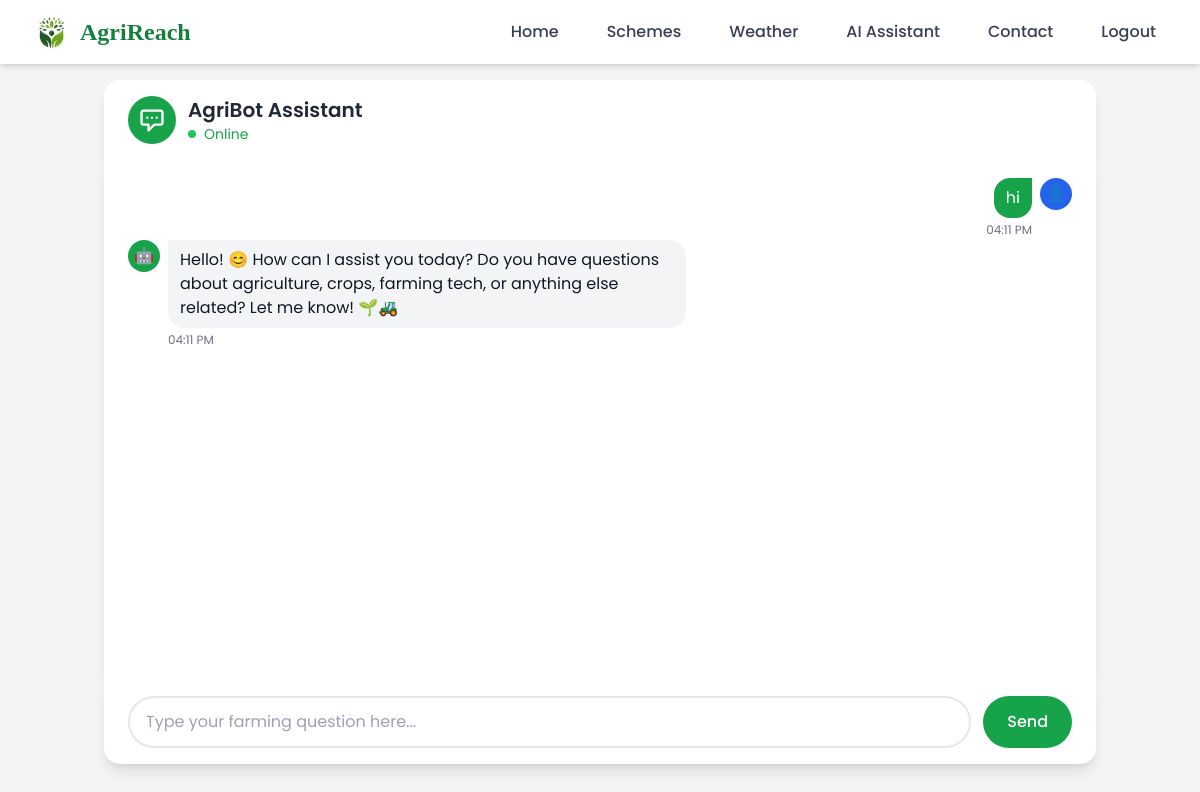
The page /chatbot (signed in) on the database as committed earlier.
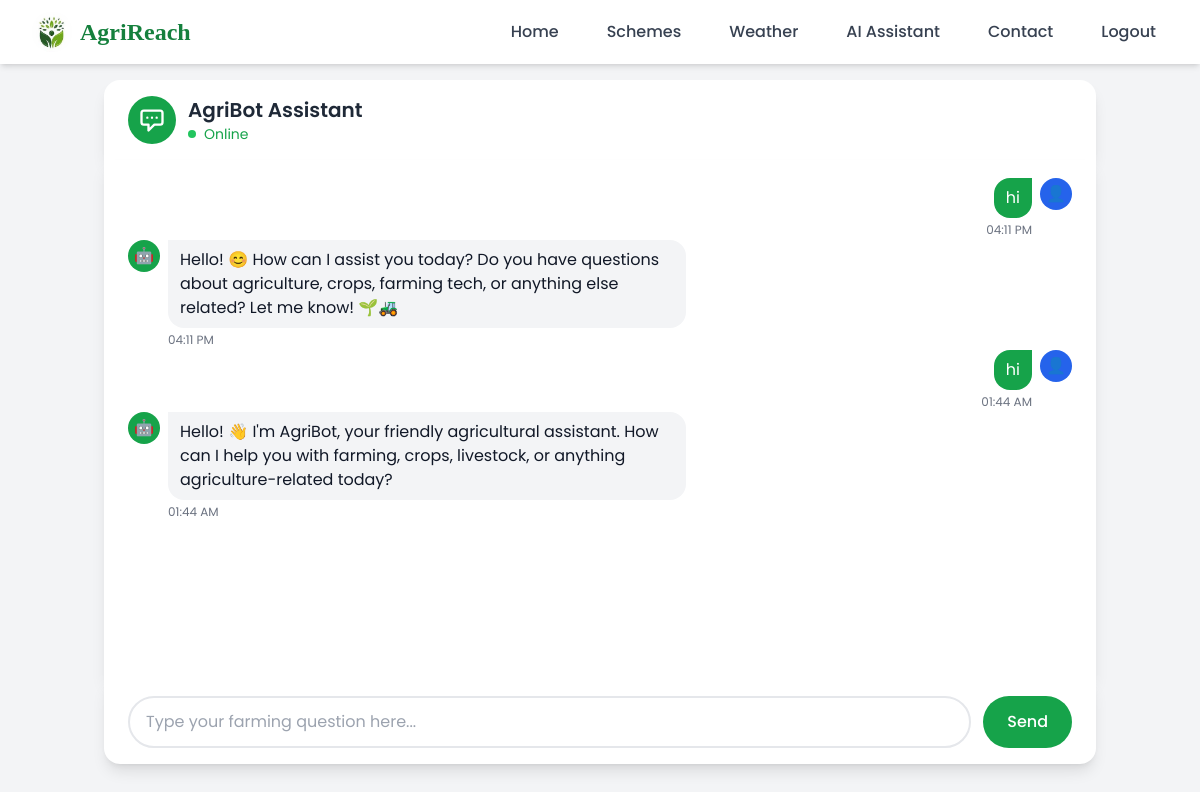
The same page on the database as committed later.
### models.py (models this page shows)
class ChatMemory(db.Model):
    __tablename__ = "chat_memory"
    id = db.Column(db.Integer, primary_key=True)
    user_id = db.Column(db.String(50))
    role = db.Column(db.String(10))  # 'user' or 'assistant'
    message = db.Column(db.Text)
    timestamp = db.Column(db.DateTime, default=datetime.utcnow)

### routes/chatbot_routes.py (the view)
@chatbot.route("/chatbot")
def chatbot_page():
    user_id = session.get("user_id", "guest")
    history = ChatMemory.query.filter_by(user_id=user_id)\
             .order_by(ChatMemory.timestamp.asc()).all()
    return render_template("chatbot.html", history=history)

### templates/chatbot.html (shortened to what this page needs)
<!DOCTYPE html>
<html lang="en">
<head>
  <script src="https://cdn.tailwindcss.com"></script>
</head>
<body class="bg-gray-100">
{% include 'navbar.html' %}
  <div class="flex-1 flex flex-col max-w-5xl mx-auto w-full p-4">
    <div class="bg-white rounded-t-2xl shadow-lg px-6 py-4 flex items-center justify-between">
      <div class="flex items-center space-x-3">
        <div class="w-12 h-12 bg-green-600 rounded-full flex items-center justify-center">
          <svg class="w-7 h-7 text-white" fill="none" stroke="currentColor" viewBox="0 0 24 24">
            <path stroke-linecap="round" stroke-linejoin="round" stroke-width="2"
            d="M8 10h.01M12 10h.01M16 10h.01M9 16H5a2 2 0 01-2-2V6a2 2 0 012-2h14a2 2 0 012 2v8a2 2 0 01-2 2h-5l-5 5v-5z"></path>
          </svg>
        </div>
        <div>
          <h2 class="text-xl font-semibold text-gray-800">AgriBot Assistant</h2>
          <p class="text-sm text-green-600 flex items-center">
            <span class="w-2 h-2 bg-green-500 rounded-full mr-2 animate-pulse"></span>
            Online
          </p>
        </div>
      </div>
    </div>
    <div id="chatbox" class="flex-1 bg-white px-6 py-4 shadow-lg overflow-y-scroll"
     style="max-height: calc(100vh - 280px);">
  {% for msg in history %}
  {% if msg.role == 'user' %}
  <div class="flex items-start space-x-2 message-row flex-row-reverse space-x-reverse">
      <div class="message-avatar bg-blue-600 rounded-full flex items-center justify-center text-white">👤</div>
      <div class="flex flex-col items-end max-w-xl">
        <div class="message-bubble user-bubble">{{ msg.message }}</div>
        <span class="text-xs text-gray-500 mt-1">{{ msg.timestamp.strftime("%I:%M %p") }}</span>
      </div>
  </div>
  {% else %}
  <div class="flex items-start space-x-2 message-row">
      <div class="message-avatar bg-green-600 rounded-full flex items-center justify-center text-white">🤖</div>
      <div class="flex flex-col max-w-xl">
        <div class="message-bubble bot-bubble">{{ msg.message }}</div>
        <span class="text-xs text-gray-500 mt-1">{{ msg.timestamp.strftime("%I:%M %p") }}</span>
      </div>
  </div>
  {% endif %}
{% endfor %}
</div>
    <div class="bg-white rounded-b-2xl shadow-lg px-6 py-4">
      <div class="flex space-x-3">
        <input id="userInput" type="text"
          placeholder="Type your farming question here..."
          class="flex-1 px-4 py-3 border-2 border-gray-200 rounded-full focus:outline-none focus:border-green-500"
          onkeydown="if(event.key==='Enter') sendMessage()" />
        <button onclick="sendMessage()" class="bg-green-600 hover:bg-green-700 text-white px-6 py-3 rounded-full font-medium flex items-center space-x-2">
          <span>Send</span>
        </button>
      </div>
    </div>
  </div>
</body>
</html>

### templates/navbar.html (shortened to what this page needs)
<nav class="bg-white shadow-md sticky top-0 z-50">
  <div class="w-full flex justify-between items-center px-4 md:px-8 py-3">
    <div class="flex items-center space-x-2">
      <img
        src="{{ url_for('static', filename='images/image_agriculture.jpeg') }}"
        alt="logo"
        class="w-10 h-10 rounded-full object-cover"
      >
      <h2 class="text-2xl font-semibold text-green-700 font-serif">AgriReach</h2>
    </div>
    <ul class="hidden md:flex space-x-6 text-gray-700 font-medium">
      <li>
        <a href="{{ url_for('dashboard.dashboard_page') }}"
           class="px-3 py-2 rounded-md transition-all duration-300
           hover:bg-green-600 hover:text-white
           {% if request.endpoint == 'dashboard' %} bg-green-600 text-white {% endif %}">
          Home
        </a>
      </li>
      <li>
        <a href="{{ url_for('schemes.schemes_page') }}"
           class="px-3 py-2 rounded-md transition-all duration-300
           hover:bg-green-600 hover:text-white
           {% if request.endpoint == 'schemes' %} bg-green-600 text-white {% endif %}">
          Schemes
        </a>
      </li>
      <li>
        <a href="{{ url_for('weather.weather_page') }}"
           class="px-3 py-2 rounded-md transition-all duration-300
           hover:bg-green-600 hover:text-white
           {% if request.endpoint == 'weather' %} bg-green-600 text-white {% endif %}">
          Weather
        </a>
      </li>
      <li>
        <a href="{{ url_for('chatbot.chatbot_page') }}"
           class="px-3 py-2 rounded-md transition-all duration-300
           hover:bg-green-600 hover:text-white
           {% if request.endpoint == 'chatbot' %} bg-green-600 text-white {% endif %}">
          AI Assistant
        </a>
      </li>
      <li>
        <a href="{{ url_for('contact.contact_page') }}"
           class="px-3 py-2 rounded-md transition-all duration-300
           hover:bg-green-600 hover:text-white
           {% if request.endpoint == 'contact' %} bg-green-600 text-white {% endif %}">
          Contact
        </a>
      </li>
      <li>
        <a href="{{ url_for('auth.logout') }}"
           class="px-3 py-2 rounded-md transition-all duration-300
           hover:bg-red-600 hover:text-white
           {% if request.endpoint == 'logout' %} bg-red-600 text-white {% endif %}">
          Logout
        </a>
      </li>
    </ul>
  </div>
</nav>

### templates/chatbot.html (style rules this page uses)
body { font-family: 'Poppins', sans-serif; min-height: 100vh; display: flex; flex-direction: column; }
.message-bubble { padding: 8px 12px !important; border-radius: 16px; max-width: 90%; display: inline-block; }
.user-bubble { background: #16a34a; color: white; border-top-right-radius: 0; }
.bot-bubble { background: #f3f4f6; color: #111827; border-top-left-radius: 0; }
.message-row { margin: 2px 0 !important; padding: 0 !important; }
.message-avatar { width: 32px !important; height: 32px !important; }

Rows that differ between the two databases and show on the page:
added ChatMemory: message "hi", timestamp "01:44 AM"
added ChatMemory: message "Hello! 👋 I'm AgriBot, your friendly agricultural assistant. How can I help you with farming, crops, livestock, or anything agriculture-related today?", timestamp "01:44 AM"
